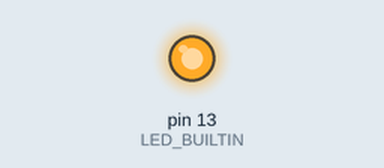
A sketch run on a simulated Arduino Uno, built with avr-gcc and run on an emulated ATmega328P. Parts: output pins drawn as LEDs (lit = HIGH).

Above: at 0.3 s.
At 14.0 s:
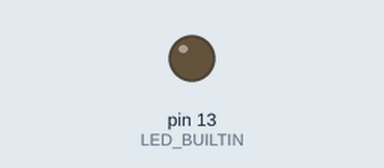
Timing chart, 0 to 21.6 s (numbered marks = the images above):
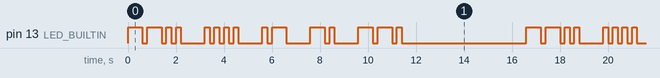

The sketch:

V2.ino
```cpp
void setup() {
  pinMode(LED_BUILTIN, OUTPUT);
}

void blinkMorse(const char* i) {
  while (*i) {
    if (*i == '.') {
      digitalWrite(LED_BUILTIN, HIGH);
      delay(200);
    } else if (*i == '-') {
      digitalWrite(LED_BUILTIN, HIGH);
      delay(600);
    }
    digitalWrite(LED_BUILTIN, LOW);
    delay(200);
    i++;
  }
}

void loop() {
  blinkMorse("--.."); // Z
  delay(800);
  blinkMorse("...."); // H
  delay(800);
  blinkMorse(".-"); // A
  delay(800);
  blinkMorse("-."); // N
  delay(800);
  blinkMorse("--."); // G
  delay(5000);
}
```

Measured:
- by itself, pin 13 (LED_BUILTIN): moves between LOW and HIGH, repeating every 16.6 s
- by itself, everything shown: repeats every 16.6 s, in 30 steps
